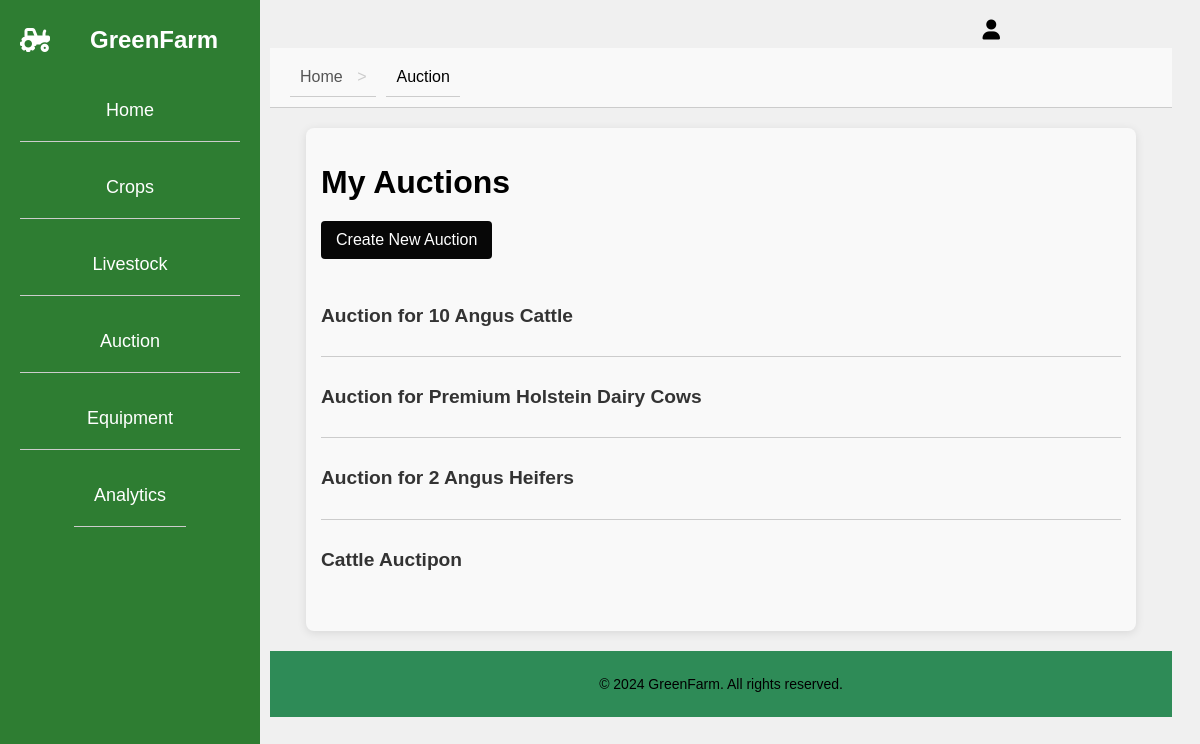
Screenshot of /auct/ with the database file from the repository.
### app/models.py (models this page shows, shortened)
class Auction(models.Model):
    title = models.CharField(max_length=255)
    description = models.TextField()
    image = models.ImageField(upload_to='auction_images/', default='images/images.jpg', blank=True, null=True)
    registration_fee = models.DecimalField(max_digits=10, decimal_places=2, default = 0.00)
    current_bid = models.DecimalField(max_digits=10, decimal_places=2, default=0.00)  # Add default value here
    start_time = models.DateTimeField(null=True, blank=True)  #
    end_time = models.DateTimeField()
    reserve_price = models.DecimalField(max_digits=10, decimal_places=2, null=True, blank=True)

### app/views.py (the view)
# urls.py: path('auct/', views.auction_list, name='auct_list'),
def auction_list(request):
    auctions = Auction.objects.all()
    breadcrumbs = [
        {'name': 'Home', 'url': '/'},
        {'name': 'Auction', 'url': ''}
    ]
    return render(request, 'auction_list.html', {'auctions': auctions, 'breadcrumbs': breadcrumbs})

### signup/templates/auction_list.html
{% extends "base.html" %}
{% block breadcrumbs %}
    {{ block.super }}
{% endblock %}
{% block content %}
  <div class="auction-list-container">
    <h1 class="page-title">My Auctions</h1>
    <a href="{% url 'create_auction' %}" class="btn btn-primary">Create New Auction</a>
    <ul class="auction-list">
      {% for auction in auctions %}
        <li class="auction-item">
         <p> <a href="{% url 'auct_detail' pk=auction.pk %}" class="auction-link">{{ auction.title }}</a></p>
        </li>
      {% endfor %}
    </ul>
  </div>
{% endblock %}

### signup/static/app/css/style.css (style rules this page uses)
.btn { display: inline-block; padding: 10px 25px; background-color: rgb(7, 7, 7); color: white; text-decoration: none; border-radius: 5px; }
.auction-form-container, .auction-detail-container, .auction-list-container { margin: 20px auto; padding: 15px; max-width: 800px; background-color: #f9f9f9; border-radius: 8px; box-shadow: 0 2px 10px rgba(0,0,0,0.1); }
.page-title { font-size: 2em; margin-bottom: 20px; }
.auction-item { padding: 10px 0; border-bottom: 1px solid #ccc; }
.auction-item:last-child { border-bottom: none; }
.btn { padding: 10px 15px; border-radius: 4px; text-decoration: none; display: inline-block; }
.btn-primary { background-color: rgb(7, 7, 7); color: white; }
.auction-link { font-weight: bold; color: #333; text-decoration: none; }
p { font-size: 1.2rem; color: #000000; }
.btn { background-color: #007bff; color: #fff; }
ul { list-style-type: none; padding: 0; }
li { padding: 10px; border-bottom: 1px solid #ccc; }

### signup/templates/base.html (style rules this page uses)
.btn { display: inline-block; padding: 10px 25px; background-color: rgb(7, 7, 7); color: white; text-decoration: none; border-radius: 5px; }
.auction-form-container, .auction-detail-container, .auction-list-container { margin: 20px auto; padding: 15px; max-width: 800px; background-color: #f9f9f9; border-radius: 8px; box-shadow: 0 2px 10px rgba(0,0,0,0.1); }
.page-title { font-size: 2em; margin-bottom: 20px; }
.auction-item { padding: 10px 0; border-bottom: 1px solid #ccc; }
.auction-item:last-child { border-bottom: none; }
.btn { padding: 10px 15px; border-radius: 4px; text-decoration: none; display: inline-block; }
.btn-primary { background-color: background-color: rgb(7, 7, 7); color: white; }
.auction-link { font-weight: bold; color: #333; text-decoration: none; }
body { margin-left: 250px; padding: 20px; background-color: #F0F0F0; font-family: Arial, sans-serif; }

### rows the page displays
Auction: title "Auction for 10 Angus Cattle"
Auction: title "Auction for Premium Holstein Dairy Cows"
Auction: title "Auction for 2 Angus Heifers"
Auction: title "Cattle Auctipon"

### other values shown
{{ crumb.name }} "Home"
{{ crumb.name }} "Auction"
